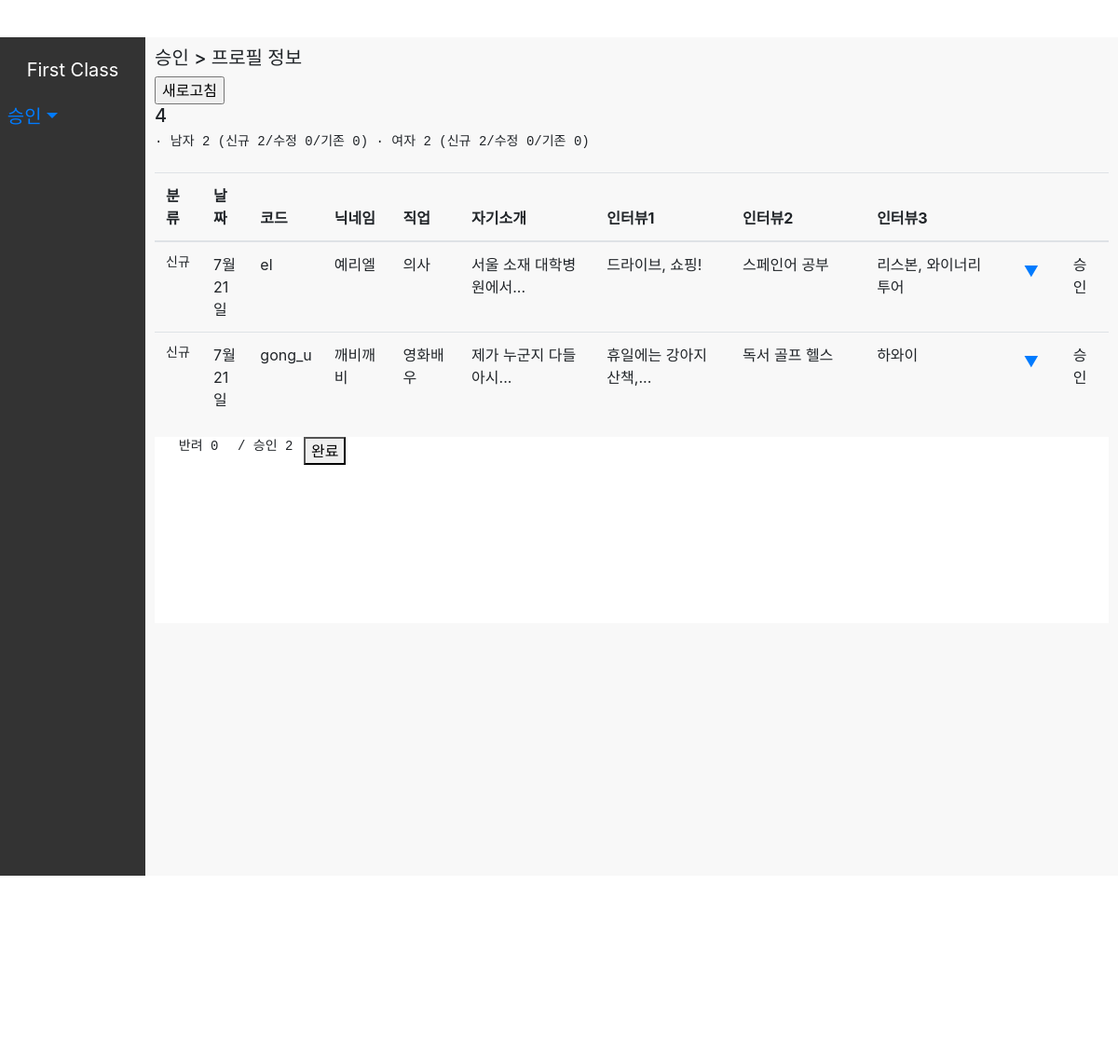
Page /basic/0 on the committed database.
### profile_validate/models.py (models this page shows, shortened)
class UserStatus(models.Model):
    TYPE_CHOICES = [(0, 'basic_profile'), (1, 'profile_photo'), (2, 'paper'),\
                    (3, 'beauty'), (4, 'noFilter')]
    REASON_CHOICES = [(0, '--선택해주세요--'),
                      (1, '실물인증 실패'),
                      (2, '얼굴확인 불가'),
                      (3, '영상 오류')]
    user = models.ForeignKey('UserBase', on_delete=models.CASCADE)
    flag = models.IntegerField(default=0) # 0: 신규, 1: 승인, 2: 반려, 3: 수정, 4: 변경, 5: 보류
    flag_type = models.IntegerField(choices=TYPE_CHOICES, default=0)
    admin = models.CharField(max_length=200, null=True, blank=True)
    reason = models.IntegerField(choices=REASON_CHOICES, default=0)

class UserInterview(models.Model):
   user = models.ForeignKey('UserProfile', on_delete=models.CASCADE) #email
   introduce = models.TextField()
   holiday = models.TextField()
   interest = models.TextField()
   trip = models.TextField()

class UserProfile(models.Model):
    AREA_CHOICES = ((0, '서울'), (0, '경기'), (0, '인천'),
                    (1, '강원'),
                    (2, '충북'), (2, '세종'), (2, '충남'), (2, '대전'),
                    (3, '경북'), (3, '대구'), (3, '울산'), (3, '부산'), (3, '경남'),
                    (4, '전북'), (4, '전남'), (4, '광주'),
                    (5, '제주'),
                    (6, '해외'))
    user = models.ForeignKey('UserBase', on_delete=models.CASCADE)  # email
    nick = models.CharField(max_length=200)
    job = models.CharField(max_length=200)
    area = models.IntegerField(choices=AREA_CHOICES, default=0)  # 지역 카테고리화
    study = models.CharField(max_length=200)
    height = models.IntegerField()
    body = models.CharField(max_length=200)
    drink = models.CharField(max_length=200)
    smoke = models.CharField(max_length=200)
    religion = models.CharField(max_length=200)
    Character = models.CharField(max_length=200)

class UserBase(models.Model):
    user = models.ForeignKey('auth.User', on_delete=models.CASCADE)
    name = models.CharField(max_length=200)
    phone = models.CharField(max_length=200)
    sex = models.CharField(max_length=200)  # M or W
    device = models.CharField(max_length=200)  # Android or iOS
    age = models.SmallIntegerField()
    blind = models.BooleanField(default=False)
    coin = models.IntegerField(default=0)
    birth = models.DateField(auto_now_add=True)
    joined_type = models.CharField(max_length=200)
    joined_time = models.DateTimeField(auto_now_add=True)

### profile_validate/views.py (the view)
# urls.py: path('basic/<int:random>', profile.basic, name="basic"),
def basic(request, random):
    BaseStatus = get_BaseStatus(False, 0)
    BaseList = get_BaseList(BaseStatus)
    TotalInfo_straight = UserInterview.objects.select_related('user__user').filter(user__user__in=BaseList)
    TotalInfo = TotalInfo_straight.order_by('user__user__joined_time')[:2]  # 10 elements per page
    if random is 1:
        tmp = randomReload(TotalInfo_straight, 2)
        if tmp: TotalInfo = tmp
    infoDict = get_userInfo(BaseStatus, 0, False)
    form = DoneForm()
    return render(request, 'profile_validate/basic.html',
                  {'total_list': TotalInfo, 'base_list': BaseStatus, 'info': infoDict, 'form': form})

### profile_validate/forms.py
class DoneForm(forms.ModelForm):
    confirmed = forms.CharField(required=False)
    denied = forms.CharField(required=False)
    class Meta:
        model = CheckStatus
        fields = ['confirmed', 'denied']

### profile_validate/templatetags/extras.py (called while the page is built)
@register.filter
def get_item(dictionary, key):
    return dictionary.get(key)

@register.filter
def count(obj):
    if obj == None:
        return 0
    return obj.count()

### profile_validate/views.py (called while the page is built)
def get_BaseStatus(passed, flag_type):
    if passed == False:
        BaseStatus = UserStatus.objects.filter(flag_type=flag_type) \
            .exclude(flag=1).exclude(flag=2).exclude(flag=5).select_related('user')
    else:
        BaseStatus = UserStatus.objects.filter(user__in=passed, flag_type=flag_type) \
            .exclude(flag=1).exclude(flag=2).exclude(flag=5).select_related('user')
    return BaseStatus

def get_BaseList(BaseStatus):
    BaseList = BaseStatus.values_list('user', flat=True)
    return BaseList

### profile_validate/templates/profile_validate/basic.html (shortened to what this page needs)
{% extends 'profile_validate/base.html' %}
{% block content %}
{% load static %} {% load extras %}
<link rel="stylesheet" href="{% static 'css/basic.css' %}">
<div><h5>승인 > 프로필 정보</h5></div>
<input type="button" value="새로고침" onClick="window.location.href='{% url 'basic' random=1 %}'">
<div><h5>{{ base_list.count }}</h5></div>
<div class="index"><h6>
    <pre class="subIndex">· 남자 {{ info|get_item:'male'|count }} (신규 {{ info|get_item:'male_new'|count }}/수정 {{ info|get_item:'male_edit'|count }}/기존 {{ info|get_item:'male_old'|count }}) </pre>
    <pre class="subIndex">· 여자 {{ info|get_item:'female'|count }} (신규 {{ info|get_item:'female_new'|count }}/수정 {{ info|get_item:'female_edit'|count }}/기존 {{ info|get_item:'female_old'|count }})</pre>
</h6></div>
<table class="table">
    <thead>
        <tr id="tableCols">
            <th class="shortCol" scope="col">분류</th>
            <th class="shortCol" scope="col">날짜</th>
            <th class="shortCol" scope="col">코드</th>
            <th class="midCol" scope="col">닉네임</th>
            <th class="midCol" scope="col">직업</th>
            <th class="longCol" scope="col">자기소개</th>
            <th class="longCol" scope="col">인터뷰1</th>
            <th class="longCol" scope="col">인터뷰2</th>
            <th class="longCol" scope="col">인터뷰3</th>
            <th class="midCol" scope="col"></th>
            <th class="midCol" scope="col"></th>
        </tr>
    </thead>
    <tbody id="profile_table">
        {% for info in total_list %}
            <tr class="simple">
                <td class="shortCol">
                    {% for status in base_list %}
                        {% if status.user == info.user.user %}
                            {% if status.flag == 0 %}
                                <pre>신규</pre>
                            {% elif status.flag == 3 %}
                                <pre>수정</pre>
                            {% elif status.flag == 4 %}
                                <pre>변경</pre>
                            {% endif %}
                        {% endif %}
                    {% endfor %}
                </td>
                <td class="shortCol">{{ info.user.user.joined_time.month}}월 {{info.user.user.joined_time.day}}일</td>
                <td class="shortCol">{{ info.user.user.user }}</td>
                <td class="midCol check {{ info.user.pk }}" id="nick-{{ info.user.pk }}" onclick="checkDenied({{ info.user.pk }}, this.id)">{{ info.user.nick }}</td>
                <td class="midCol check {{ info.user.pk }}" id="job-{{ info.user.pk }}" onclick="checkDenied({{ info.user.pk }}, this.id)">{{ info.user.job }}</td>
                <td class="longCol check {{ info.user.pk }}" id="introduce-{{ info.user.pk }}" onclick="checkDenied({{ info.user.pk }}, this.id)">{{ info.introduce | truncatechars:15 }}</td>
                <td class="longCol check {{ info.user.pk }}" id="holiday-{{ info.user.pk }}" onclick="checkDenied({{ info.user.pk }}, this.id)">{{ info.holiday | truncatechars:15 }}</td>
                <td class="longCol check {{ info.user.pk }}" id="interest-{{ info.user.pk }}" onclick="checkDenied({{ info.user.pk }}, this.id)">{{ info.interest | truncatechars:15 }}</td>
                <td class="longCol check {{ info.user.pk }}" id="trip-{{ info.user.pk }}" onclick="checkDenied({{ info.user.pk }}, this.id)">{{ info.trip | truncatechars:15 }}</td>
                <td class="shortCol"id="heading-{{ info.user.pk }}">
                    <button class="btn btn-link" data-toggle="collapse" \
                            data-target="#detail-{{ info.user.pk }}" aria-expanded="true" aria-controls="detail-{{ info.user.pk }}">
                    ▼
                    </button>
                </td>
                <td class="shortCol">
                    <div class="confirmShow" id="confirm-{{ info.user.pk }}">승인</div>
                </td>
            </tr>
        {% endfor %}
    </tbody>
</table>
<footer>
    <div id="totalCount">
        <pre class="subCount_text">반려 </pre>
        <pre class="subCount_num" id="deniedCount"></pre>
        <pre class="subCount_text">/ 승인 </pre>
        <pre class="subCount_num" id="confirmCount"></pre>
        <form id="approve-form" action="{% url 'done' flag_type=0 %}" method=POST onsubmit="getCheck()">
            <button id="approve-btn" type="submit">완료</button>
        </form>
    </div>
</footer>
{% endblock %}

### profile_validate/templates/profile_validate/base.html (shortened to what this page needs)
{% load static %}
<!DOCTYPE html>
<html>
<head>
    <link rel="stylesheet" href="https://maxcdn.bootstrapcdn.com/bootstrap/4.1.0/css/bootstrap.min.css">
    <link rel="stylesheet" href="{% static 'css/base.css' %}">
</head>
<body>
    <header>
    </header>
    <main>
      <div class="wrapper">
        <nav id="sidebar">
          <ul class="list-unstyled components">
              <p>First Class</p>
              <li class="active">
                  <a href="#homeSubmenu" data-toggle="collapse" aria-expanded="false" class="dropdown-toggle">승인</a>
              </li>
        </nav>
        <div id="container">
          <div id="middle">
            {% block content %}
            {% endblock %}
          </div>
        </div>
      </div>
    </main>
    <footer>
    </footer>
</body>
</html>

### profile_validate/static/css/base.css (style rules this page uses)
* { box-sizing: border-box; }
header { height: 40px; }
main { height: 900px; background-color: #f8f8f8; }
footer { height: 200px; }
#sidebar { height: 900px; width: 13%; background-color: #333; margin-right: auto; }
#container { height: 900px; width: 87%; padding: 10px; }
.list-unstyled { width: 90%; margin: 0 auto; font-size: 20px; }
.list-unstyled p { height: 70px; color: white; margin: auto auto; text-align: center; line-height: 70px; }
.wrapper { display: flex; flex-wrap: wrap; justify-content: space-around; }

### profile_validate/static/css/basic.css (style rules this page uses)
* { box-sizing: border-box; }
header { height: 40px; background-color: white; }
main { height: 900px; background-color: #f8f8f8; }
footer { height: 200px; background-color: white; }
#totalCount { display: flex; flex-wrap: wrap; }
pre.subCount_text { width: 60px; text-align: right; float: left; }
pre.subCount_num { width: 20px; text-align: left; float: left; }
td.shortCol { width: 5%; }
td.midCol { width: 7.5%; }
td.longCol { width: 15%; }
.index { display: flex; flex-wrap: wrap; }
.subIndex { float: left; }

### rows in the picture
UserInterview: user.user.joined_time.month "7", user.user.joined_time.day "21", user.user.user "el", user.nick "예리엘", user.job "의사", introduce "서울 소재 대학병원에서...", holiday "드라이브, 쇼핑!", interest "스페인어 공부", trip "리스본, 와이너리투어"
UserStatus: flag "신규"
UserInterview: user.user.joined_time.month "7", user.user.joined_time.day "21", user.user.user "gong_u", user.nick "깨비깨비", user.job "영화배우", introduce "제가 누군지 다들 아시...", holiday "휴일에는 강아지 산책,...", interest "독서 골프 헬스", trip "하와이"
UserStatus: flag "신규"

### other values in the picture
{{ base_list.count }} "4"
{{ info|get_item:'male'|count }} "2"
{{ info|get_item:'male_new'|count }} "2"
{{ info|get_item:'male_edit'|count }} "0"
{{ info|get_item:'male_old'|count }} "0"
{{ info|get_item:'female'|count }} "2"
{{ info|get_item:'female_new'|count }} "2"
{{ info|get_item:'female_edit'|count }} "0"
{{ info|get_item:'female_old'|count }} "0"
